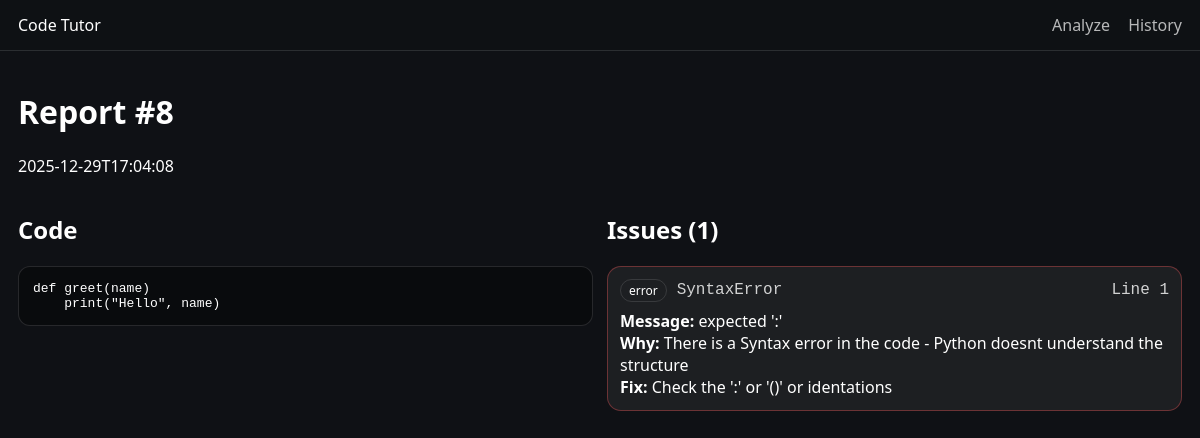
The page /report/8 on the database its author committed.
### tables this page shows
CREATE TABLE analyses (
                id INTEGER PRIMARY KEY AUTOINCREMENT,
                created_at TEXT NOT NULL,
                language TEXT NOT NULL,
                code TEXT NOT NULL
            );

CREATE TABLE issues (
                id INTEGER PRIMARY KEY AUTOINCREMENT,
                analysis_id INTEGER NOT NULL,
                error_type TEXT NOT NULL,
                message TEXT NOT NULL,
                explanation TEXT NOT NULL,
                suggestion TEXT NOT NULL,
                line INTEGER,
                severity TEXT NOT NULL,
                FOREIGN KEY (analysis_id) REFERENCES analyses(id) ON DELETE CASCADE
            );

### app.py (the view)
@app.route("/report/<int:analysis_id>", methods=["GET"])
def report(analysis_id: int):
    with get_conn() as conn:
        analysis = conn.execute(
            "SELECT * FROM analyses WHERE id = ?",
            (analysis_id,)
        ).fetchone()
        if analysis is None:
            flash("That report doesn't exist.", "warning")
            return redirect(url_for("index"))
        issues = conn.execute("""
            SELECT * FROM issues
            WHERE analysis_id = ?
            ORDER BY
              CASE severity
                WHEN 'error' THEN 0
                WHEN 'warning' THEN 1
                ELSE 2
              END,
              COALESCE(line, 999999) ASC
        """, (analysis_id,)).fetchall()
    return render_template("report.html", analysis=analysis, issues=issues)

### app.py (called while the page is built)
def get_conn() -> sqlite3.Connection:
    DATA_DIR.mkdir(exist_ok=True)
    conn = sqlite3.connect(DB_PATH)
    conn.row_factory = sqlite3.Row
    conn.execute("PRAGMA foreign_keys = ON;")
    return conn

def init_db() -> None:
    with get_conn() as conn:
        conn.execute("""
            CREATE TABLE IF NOT EXISTS analyses (
                id INTEGER PRIMARY KEY AUTOINCREMENT,
                created_at TEXT NOT NULL,
                language TEXT NOT NULL,
                code TEXT NOT NULL
            );
        """)
        conn.execute("""
            CREATE TABLE IF NOT EXISTS issues (
                id INTEGER PRIMARY KEY AUTOINCREMENT,
                analysis_id INTEGER NOT NULL,
                error_type TEXT NOT NULL,
                message TEXT NOT NULL,
                explanation TEXT NOT NULL,
                suggestion TEXT NOT NULL,
                line INTEGER,
                severity TEXT NOT NULL,
                FOREIGN KEY (analysis_id) REFERENCES analyses(id) ON DELETE CASCADE
            );
        """)

@app.before_request
def _ensure_db():
    init_db()

### templates/report.html (shortened to what this page needs)
{% extends "layout.html" %}
{% block content %}
  <h1>Report #{{ analysis.id }}</h1>
  <p class="muted">{{ analysis.created_at }}</p>
  <div class="split">
    <section>
      <h2>Code</h2>
      <pre class="codebox"><code>{{ analysis.code }}</code></pre>
    </section>
    <section>
      <h2>Issues ({{ issues|length }})</h2>
      {% for it in issues %}
        <div class="card {{ it.severity }}">
          <div class="meta">
            <span class="pill {{ it.severity }}">{{ it.severity }}</span>
            <span class="mono">{{ it.error_type }}</span>
            <span class="mono right">
              {% if it.line %}Line {{ it.line }}{% else %}Line: unknown{% endif %}
            </span>
          </div>
          <div><strong>Message:</strong> {{ it.message }}</div>
          <div><strong>Why:</strong> {{ it.explanation }}</div>
          <div><strong>Fix:</strong> {{ it.suggestion }}</div>
        </div>
      {% endfor %}
    </section>
  </div>
{% endblock %}

### static/styles.css (style rules this page uses)
body { margin:0; font-family: system-ui, Segoe UI, Arial; background:#0f1115; color:#fff; }
.split { display:grid; grid-template-columns: 1fr 1fr; gap:14px; }
.codebox { max-height:520px; overflow:auto; padding:14px; border-radius:12px; border:1px solid rgba(255,255,255,.12); background:rgba(0,0,0,.35); }
.card { padding:12px; border-radius:14px; border:1px solid rgba(255,255,255,.12); background:rgba(255,255,255,.06); margin-bottom:10px; }
.card.error { border-color: rgba(255,90,90,.35); }
.mono { font-family: ui-monospace, Consolas, monospace; color: rgba(255,255,255,.8); }
.pill { font-size:12px; padding:2px 8px; border-radius:999px; border:1px solid rgba(255,255,255,.12); }
.right { margin-left:auto; }
.meta { display:flex; gap:10px; align-items:center; margin-bottom:8px; }

### rows shown on the page
analyses: id "8", created_at "2025-12-29T17:04:08", code "def greet(name) print(\"Hello\", name)"
issues: severity "error", error_type "SyntaxError", line "1", message "expected ':'", explanation "There is a Syntax error in the code - Python doesnt understand the structure", suggestion "Check the ':' or '()' or identations"

### other values the page prints
{{ issues|length }} "1"
